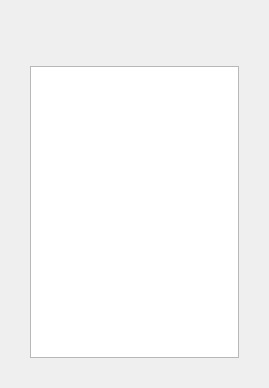
<?xml version="1.0" encoding="UTF-8"?>
<ui version="4.0">
 <class>fileTransferWnd</class>
 <widget class="QWidget" name="fileTransferWnd">
  <property name="geometry">
   <rect>
    <x>0</x>
    <y>0</y>
    <width>269</width>
    <height>388</height>
   </rect>
  </property>
  <property name="windowTitle">
   <string>Form</string>
  </property>
  <layout class="QGridLayout" name="gridLayout">
   <property name="leftMargin">
    <number>30</number>
   </property>
   <property name="topMargin">
    <number>30</number>
   </property>
   <property name="rightMargin">
    <number>30</number>
   </property>
   <property name="bottomMargin">
    <number>30</number>
   </property>
   <item row="0" column="0">
    <widget class="TitleBar" name="pTitleBarWgt" native="true">
     <property name="sizePolicy">
      <sizepolicy hsizetype="Preferred" vsizetype="Fixed">
       <horstretch>0</horstretch>
       <verstretch>0</verstretch>
      </sizepolicy>
     </property>
     <property name="minimumSize">
      <size>
       <width>0</width>
       <height>30</height>
      </size>
     </property>
     <property name="maximumSize">
      <size>
       <width>16777215</width>
       <height>30</height>
      </size>
     </property>
    </widget>
   </item>
   <item row="1" column="0">
    <widget class="QListWidget" name="listWidget">
     <property name="sizeAdjustPolicy">
      <enum>QAbstractScrollArea::AdjustToContents</enum>
     </property>
    </widget>
   </item>
  </layout>
 </widget>
 <customwidgets>
  <customwidget>
   <class>TitleBar</class>
   <extends>QWidget</extends>
   <header>titlebar.h</header>
   <container>1</container>
  </customwidget>
 </customwidgets>
 <resources/>
 <connections/>
</ui>
